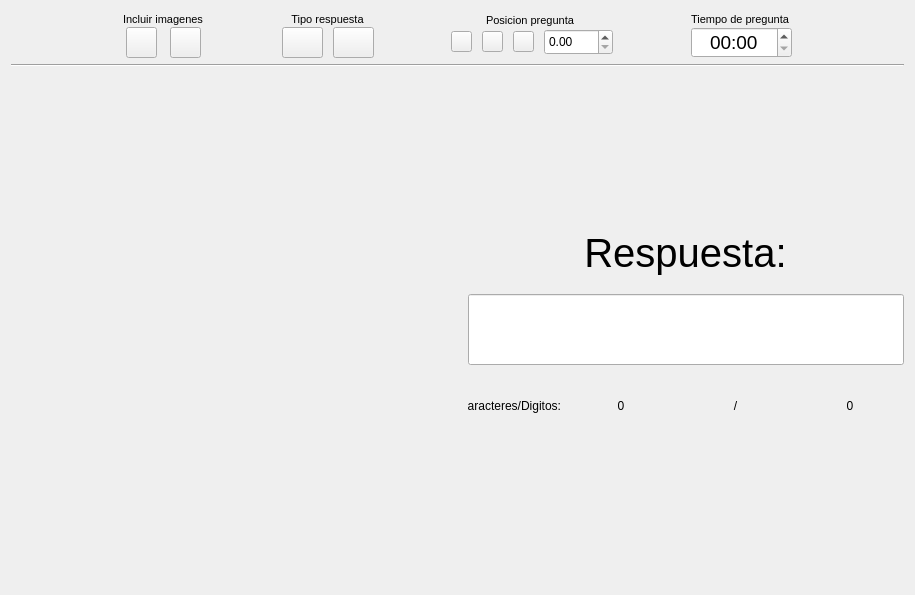
<?xml version="1.0" encoding="UTF-8"?>
<ui version="4.0">
 <class>Form</class>
 <widget class="QWidget" name="Form">
  <property name="geometry">
   <rect>
    <x>0</x>
    <y>0</y>
    <width>915</width>
    <height>595</height>
   </rect>
  </property>
  <property name="windowTitle">
   <string>Form</string>
  </property>
  <layout class="QVBoxLayout" name="verticalLayout_6">
   <item>
    <layout class="QHBoxLayout" name="horizontalLayout_5">
     <property name="leftMargin">
      <number>40</number>
     </property>
     <property name="rightMargin">
      <number>40</number>
     </property>
     <item>
      <widget class="QLabel" name="label_13">
       <property name="text">
        <string/>
       </property>
      </widget>
     </item>
     <item>
      <layout class="QVBoxLayout" name="verticalLayout">
       <property name="spacing">
        <number>0</number>
       </property>
       <item alignment="Qt::AlignHCenter">
        <widget class="QLabel" name="label_5">
         <property name="minimumSize">
          <size>
           <width>81</width>
           <height>16</height>
          </size>
         </property>
         <property name="maximumSize">
          <size>
           <width>81</width>
           <height>16</height>
          </size>
         </property>
         <property name="font">
          <font>
           <pointsize>8</pointsize>
          </font>
         </property>
         <property name="text">
          <string>Incluir imagenes</string>
         </property>
        </widget>
       </item>
       <item>
        <layout class="QHBoxLayout" name="horizontalLayout_2">
         <property name="spacing">
          <number>10</number>
         </property>
         <item>
          <widget class="QPushButton" name="btn_pregImag0">
           <property name="minimumSize">
            <size>
             <width>31</width>
             <height>31</height>
            </size>
           </property>
           <property name="maximumSize">
            <size>
             <width>31</width>
             <height>31</height>
            </size>
           </property>
           <property name="styleSheet">
            <string notr="true">border-image: url(:/prefijoNuevo/IMAGENES_creador/icon_preg0.png);</string>
           </property>
           <property name="text">
            <string/>
           </property>
          </widget>
         </item>
         <item>
          <widget class="QPushButton" name="btn_pregImag50">
           <property name="minimumSize">
            <size>
             <width>31</width>
             <height>31</height>
            </size>
           </property>
           <property name="maximumSize">
            <size>
             <width>31</width>
             <height>31</height>
            </size>
           </property>
           <property name="styleSheet">
            <string notr="true">border-image: url(:/prefijoNuevo/IMAGENES_creador/icon_preg50.png);
</string>
           </property>
           <property name="text">
            <string/>
           </property>
          </widget>
         </item>
        </layout>
       </item>
      </layout>
     </item>
     <item>
      <widget class="QLabel" name="label_4">
       <property name="maximumSize">
        <size>
         <width>80</width>
         <height>50</height>
        </size>
       </property>
       <property name="text">
        <string/>
       </property>
      </widget>
     </item>
     <item>
      <layout class="QVBoxLayout" name="verticalLayout_2">
       <property name="spacing">
        <number>0</number>
       </property>
       <item alignment="Qt::AlignHCenter">
        <widget class="QLabel" name="label_12">
         <property name="minimumSize">
          <size>
           <width>81</width>
           <height>10</height>
          </size>
         </property>
         <property name="maximumSize">
          <size>
           <width>81</width>
           <height>16</height>
          </size>
         </property>
         <property name="font">
          <font>
           <pointsize>8</pointsize>
          </font>
         </property>
         <property name="text">
          <string>Tipo respuesta</string>
         </property>
         <property name="alignment">
          <set>Qt::AlignCenter</set>
         </property>
        </widget>
       </item>
       <item>
        <layout class="QHBoxLayout" name="horizontalLayout_3">
         <property name="spacing">
          <number>10</number>
         </property>
         <item>
          <widget class="QPushButton" name="btn_respString">
           <property name="minimumSize">
            <size>
             <width>41</width>
             <height>31</height>
            </size>
           </property>
           <property name="maximumSize">
            <size>
             <width>41</width>
             <height>31</height>
            </size>
           </property>
           <property name="styleSheet">
            <string notr="true">border-image: url(:/prefijoNuevo/IMAGENES_creador/icon_respPalabra.png);</string>
           </property>
           <property name="text">
            <string/>
           </property>
          </widget>
         </item>
         <item>
          <widget class="QPushButton" name="btn_respNumero">
           <property name="minimumSize">
            <size>
             <width>41</width>
             <height>31</height>
            </size>
           </property>
           <property name="maximumSize">
            <size>
             <width>41</width>
             <height>31</height>
            </size>
           </property>
           <property name="styleSheet">
            <string notr="true">border-image: url(:/prefijoNuevo/IMAGENES_creador/icon_respNumber.png);</string>
           </property>
           <property name="text">
            <string/>
           </property>
          </widget>
         </item>
        </layout>
       </item>
      </layout>
     </item>
     <item>
      <widget class="QLabel" name="label_6">
       <property name="maximumSize">
        <size>
         <width>80</width>
         <height>50</height>
        </size>
       </property>
       <property name="text">
        <string/>
       </property>
      </widget>
     </item>
     <item>
      <layout class="QVBoxLayout" name="verticalLayout_3">
       <property name="spacing">
        <number>0</number>
       </property>
       <item alignment="Qt::AlignHCenter">
        <widget class="QLabel" name="label_8">
         <property name="minimumSize">
          <size>
           <width>91</width>
           <height>16</height>
          </size>
         </property>
         <property name="maximumSize">
          <size>
           <width>91</width>
           <height>16</height>
          </size>
         </property>
         <property name="font">
          <font>
           <pointsize>8</pointsize>
          </font>
         </property>
         <property name="text">
          <string>Posicion pregunta</string>
         </property>
        </widget>
       </item>
       <item>
        <layout class="QHBoxLayout" name="horizontalLayout_4">
         <property name="spacing">
          <number>10</number>
         </property>
         <property name="rightMargin">
          <number>0</number>
         </property>
         <item>
          <widget class="QPushButton" name="btn_pregCen">
           <property name="minimumSize">
            <size>
             <width>21</width>
             <height>21</height>
            </size>
           </property>
           <property name="maximumSize">
            <size>
             <width>21</width>
             <height>21</height>
            </size>
           </property>
           <property name="styleSheet">
            <string notr="true">border-image: url(:/prefijoNuevo/IMAGENES_creador/alinear_centrar.png);
</string>
           </property>
           <property name="text">
            <string/>
           </property>
           <property name="id" stdset="0">
            <number>0</number>
           </property>
          </widget>
         </item>
         <item>
          <widget class="QPushButton" name="btn_pregIzq">
           <property name="minimumSize">
            <size>
             <width>21</width>
             <height>21</height>
            </size>
           </property>
           <property name="maximumSize">
            <size>
             <width>21</width>
             <height>21</height>
            </size>
           </property>
           <property name="styleSheet">
            <string notr="true">border-image: url(:/prefijoNuevo/IMAGENES_creador/alinear_izquierda.png);
</string>
           </property>
           <property name="text">
            <string/>
           </property>
           <property name="id" stdset="0">
            <number>1</number>
           </property>
          </widget>
         </item>
         <item>
          <widget class="QPushButton" name="btn_pregDer">
           <property name="minimumSize">
            <size>
             <width>21</width>
             <height>21</height>
            </size>
           </property>
           <property name="maximumSize">
            <size>
             <width>21</width>
             <height>21</height>
            </size>
           </property>
           <property name="styleSheet">
            <string notr="true">border-image: url(:/prefijoNuevo/IMAGENES_creador/alinear_derecho.png);</string>
           </property>
           <property name="text">
            <string/>
           </property>
           <property name="id" stdset="0">
            <number>2</number>
           </property>
          </widget>
         </item>
         <item>
          <widget class="QDoubleSpinBox" name="dSpin_pregTam">
           <property name="minimumSize">
            <size>
             <width>69</width>
             <height>26</height>
            </size>
           </property>
           <property name="maximumSize">
            <size>
             <width>69</width>
             <height>26</height>
            </size>
           </property>
          </widget>
         </item>
        </layout>
       </item>
      </layout>
     </item>
     <item>
      <widget class="QLabel" name="label_7">
       <property name="maximumSize">
        <size>
         <width>80</width>
         <height>50</height>
        </size>
       </property>
       <property name="text">
        <string/>
       </property>
      </widget>
     </item>
     <item>
      <layout class="QVBoxLayout" name="verticalLayout_4">
       <property name="spacing">
        <number>0</number>
       </property>
       <item alignment="Qt::AlignHCenter">
        <widget class="QLabel" name="label_11">
         <property name="minimumSize">
          <size>
           <width>101</width>
           <height>16</height>
          </size>
         </property>
         <property name="maximumSize">
          <size>
           <width>101</width>
           <height>16</height>
          </size>
         </property>
         <property name="font">
          <font>
           <pointsize>8</pointsize>
          </font>
         </property>
         <property name="text">
          <string>Tiempo de pregunta</string>
         </property>
        </widget>
       </item>
       <item alignment="Qt::AlignHCenter">
        <widget class="QTimeEdit" name="timeEdit">
         <property name="minimumSize">
          <size>
           <width>101</width>
           <height>31</height>
          </size>
         </property>
         <property name="maximumSize">
          <size>
           <width>101</width>
           <height>31</height>
          </size>
         </property>
         <property name="font">
          <font>
           <pointsize>14</pointsize>
          </font>
         </property>
         <property name="alignment">
          <set>Qt::AlignCenter</set>
         </property>
         <property name="currentSection">
          <enum>QDateTimeEdit::MinuteSection</enum>
         </property>
         <property name="displayFormat">
          <string>mm:ss</string>
         </property>
         <property name="currentSectionIndex">
          <number>0</number>
         </property>
        </widget>
       </item>
      </layout>
     </item>
     <item>
      <widget class="QLabel" name="label_14">
       <property name="text">
        <string/>
       </property>
      </widget>
     </item>
    </layout>
   </item>
   <item>
    <widget class="Line" name="line">
     <property name="orientation">
      <enum>Qt::Horizontal</enum>
     </property>
    </widget>
   </item>
   <item>
    <layout class="QHBoxLayout" name="horizontalLayout_6">
     <item>
      <widget class="QStackedWidget" name="listWidget_panelVersion">
       <property name="minimumSize">
        <size>
         <width>451</width>
         <height>411</height>
        </size>
       </property>
       <property name="maximumSize">
        <size>
         <width>16777215</width>
         <height>16777215</height>
        </size>
       </property>
       <property name="toolTipDuration">
        <number>0</number>
       </property>
       <property name="styleSheet">
        <string notr="true"/>
       </property>
       <property name="frameShape">
        <enum>QFrame::NoFrame</enum>
       </property>
       <property name="frameShadow">
        <enum>QFrame::Plain</enum>
       </property>
       <property name="currentIndex">
        <number>-1</number>
       </property>
      </widget>
     </item>
     <item>
      <layout class="QVBoxLayout" name="verticalLayout_5">
       <item>
        <widget class="QLabel" name="label_9">
         <property name="text">
          <string/>
         </property>
        </widget>
       </item>
       <item alignment="Qt::AlignHCenter">
        <widget class="QLabel" name="label">
         <property name="maximumSize">
          <size>
           <width>241</width>
           <height>71</height>
          </size>
         </property>
         <property name="font">
          <font>
           <pointsize>30</pointsize>
          </font>
         </property>
         <property name="text">
          <string>Respuesta:</string>
         </property>
         <property name="alignment">
          <set>Qt::AlignCenter</set>
         </property>
        </widget>
       </item>
       <item>
        <widget class="QLineEdit" name="lineEdit_respuesta">
         <property name="maximumSize">
          <size>
           <width>16777215</width>
           <height>71</height>
          </size>
         </property>
         <property name="font">
          <font>
           <pointsize>13</pointsize>
          </font>
         </property>
         <property name="alignment">
          <set>Qt::AlignCenter</set>
         </property>
        </widget>
       </item>
       <item>
        <layout class="QHBoxLayout" name="horizontalLayout">
         <item>
          <widget class="QLabel" name="label_2">
           <property name="maximumSize">
            <size>
             <width>93</width>
             <height>69</height>
            </size>
           </property>
           <property name="text">
            <string>Caracteres/Digitos:</string>
           </property>
           <property name="alignment">
            <set>Qt::AlignRight|Qt::AlignTrailing|Qt::AlignVCenter</set>
           </property>
          </widget>
         </item>
         <item>
          <widget class="QLabel" name="bel_noChars">
           <property name="maximumSize">
            <size>
             <width>10000000</width>
             <height>69</height>
            </size>
           </property>
           <property name="text">
            <string>0</string>
           </property>
           <property name="alignment">
            <set>Qt::AlignCenter</set>
           </property>
          </widget>
         </item>
         <item>
          <widget class="QLabel" name="label_3">
           <property name="maximumSize">
            <size>
             <width>1000000</width>
             <height>69</height>
            </size>
           </property>
           <property name="text">
            <string>/</string>
           </property>
           <property name="alignment">
            <set>Qt::AlignCenter</set>
           </property>
          </widget>
         </item>
         <item>
          <widget class="QLabel" name="bel_maxChars">
           <property name="maximumSize">
            <size>
             <width>16777215</width>
             <height>69</height>
            </size>
           </property>
           <property name="text">
            <string>0</string>
           </property>
           <property name="alignment">
            <set>Qt::AlignCenter</set>
           </property>
          </widget>
         </item>
        </layout>
       </item>
       <item>
        <widget class="QLabel" name="label_10">
         <property name="text">
          <string/>
         </property>
        </widget>
       </item>
      </layout>
     </item>
    </layout>
   </item>
  </layout>
 </widget>
 <resources>
  <include location="../../../IMAG.qrc"/>
 </resources>
 <connections/>
</ui>
